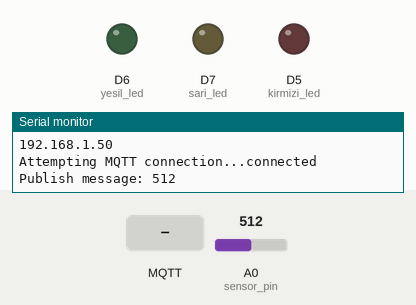
The sketch below on a simulated ESP8266 (NodeMCU). On the bench: output pins drawn as LEDs (lit = HIGH), the last lines printed to the serial monitor. The inputs (shaded band) are chosen by the test bench; at power-on: A0 (sensor_pin) = 512. WiFi joins after 1.5 s; servers stay silent unless stated; random numbers use the default seed unless the sketch sets one; no MQTT or app messages arrive unless stated.

Above: at 2.7 s.
2.8 s: MQTT message "1" arrives on the first subscribed topic
At 4.0 s:
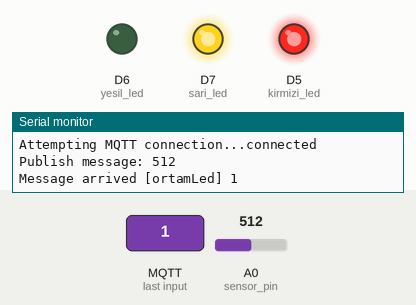
4.3 s: MQTT message "on" arrives on the first subscribed topic
At 5.3 s:
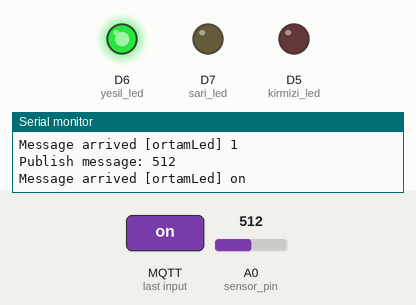
Timing chart, 0 to 7.3 s (numbered marks = the images above; inputs shaded):
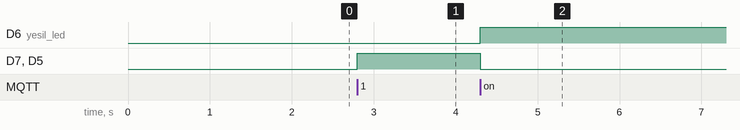

Measured:
- after the input at 2.8 s, D7 (sari_led), D5 (kirmizi_led): LOW → HIGH at once
- after the input at 4.3 s, D6 (yesil_led): LOW → HIGH at once; D7 (sari_led), D5 (kirmizi_led): HIGH → LOW at once

The sketch:

gasDedector.ino
```cpp
#include <ESP8266WiFi.h>
#include <PubSubClient.h>

// Update these with values suitable for your network.

const char* ssid = "Turknet";
const char* password = "4d52321876";
const char* mqtt_server = "192.168.1.37";

WiFiClient espClient;
PubSubClient client(espClient);
unsigned long lastMsg = 0;
#define MSG_BUFFER_SIZE	(50)
char msg[MSG_BUFFER_SIZE];
int kirmizi_led=D5;
int sari_led=D7;
int yesil_led=D6;
int sensor_pin=A0;
int sensorValue;

void setup_wifi() {

  delay(10);
  // We start by connecting to a WiFi network
  Serial.println();
  Serial.print("Connecting to ");
  Serial.println(ssid);

  WiFi.mode(WIFI_STA);
  WiFi.begin(ssid, password);

  while (WiFi.status() != WL_CONNECTED) {
    delay(500);
    Serial.print(".");
  }

  randomSeed(micros());

  Serial.println("");
  Serial.println("WiFi connected");
  Serial.println("IP address: ");
  Serial.println(WiFi.localIP());
}

void callback(char* topic, byte* payload, unsigned int length) {
  Serial.print("Message arrived [");
  Serial.print(topic);
  Serial.print("] ");
  for (int i = 0; i < length; i++) {
    Serial.print((char)payload[i]);
  }
  Serial.println();

  // Switch on the LED if an 1 was received as first character
  if ((char)payload[0] == '1') {
        digitalWrite(yesil_led,LOW);
        digitalWrite(kirmizi_led,HIGH);
        digitalWrite(sari_led,HIGH);
  }
  else {
        digitalWrite(yesil_led,HIGH);
        digitalWrite(sari_led,LOW);
        digitalWrite(kirmizi_led,LOW);
    }


}

void reconnect() {
  // Loop until we're reconnected
  while (!client.connected()) {
    Serial.print("Attempting MQTT connection...");
    // Create a random client ID
    String clientId = "ESP8266Client-";
    clientId += String(random(0xffff), HEX);
    // Attempt to connect
    if (client.connect(clientId.c_str())) {
      Serial.println("connected");
      // Once connected, publish an announcement...

      // ... and resubscribe
      client.subscribe("ortamLed");
    }
    else if (client.connect(clientId.c_str())) {
      Serial.println("connected");
      // Once connected, publish an announcement...

      // ... and resubscribe
      client.subscribe("valve");
    }
    else {
      Serial.print("failed, rc=");
      Serial.print(client.state());
      Serial.println(" try again in 5 seconds");
      // Wait 5 seconds before retrying
      delay(5000);
    }
  }
}

void setup() {
  pinMode(sari_led,OUTPUT);
  pinMode(kirmizi_led,OUTPUT);
  pinMode(yesil_led,OUTPUT);     // Initialize the BUILTIN_LED pin as an output
  Serial.begin(115200);
  setup_wifi();
  client.setServer(mqtt_server, 1883);
  client.setCallback(callback);
}

void loop() {

  if (!client.connected()) {
    reconnect();
  }
  client.loop();

  unsigned long now = millis();
  if (now - lastMsg > 2000) {
    lastMsg = now;
    sensorValue = analogRead(sensor_pin);
    snprintf (msg, MSG_BUFFER_SIZE, "%ld", sensorValue);
    Serial.print("Publish message: ");
    Serial.println(msg);
    client.publish("gasDedector", msg);
  }
}
```
